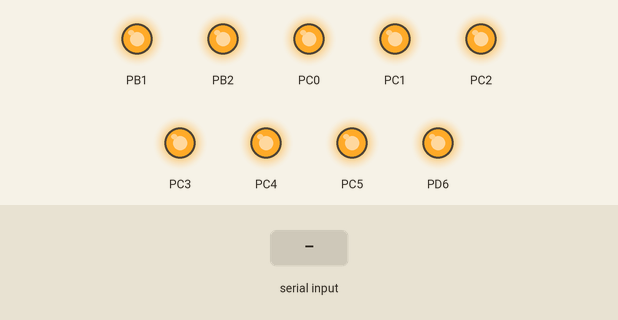
Recording of a program running on a simulated ATmega328P, built with avr-gcc and emulated at 16 MHz. Shown: output pins drawn as LEDs (lit = HIGH). The test bench sets the inputs (shaded band).

Above: at 1.2 s.
1.3 s: "." received over Serial
At 1.6 s:
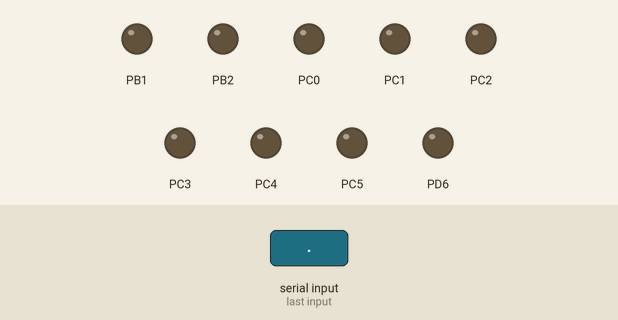
Timing chart, 0 to 4.3 s (numbered marks = the images above; inputs shaded):
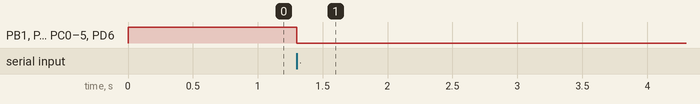

The program:

main.cpp
```cpp
#define __AVR_ATmega328P__
#define F_CPU 16000000UL

#include <avr/io.h>
#include <util/delay.h>
#include <string.h>
#include <avr/interrupt.h>

using namespace std;

void setupSerial(long baud, long cpu_freq);
void sendChar(char val);
void sendArray(char array[]);
char readChar();
char readString();
void setupPWM();
int readInt();

volatile char temp_num[4];
volatile bool read_flag = 0;
volatile char global_char = '0';

int duty_cycle = 255;

int main(){
    //Enable interrupts
    SREG = (1 << SREG_I);

    //Set up serial and PWM
    setupSerial(9600, F_CPU);
    setupPWM();


    //Set pins on PORTC as output
    DDRC = 0x3F;

    //Set pins on PORTB as output
    DDRB = (1 << DDB1) | (1 << DDB2);


    //Set OC0A to output
    DDRD = (1 << DDD6);


    while(1){
        //If full number is available
        if(read_flag){
            duty_cycle = readInt();
            read_flag = 0;
        }

        //Set LED's
        PORTC = duty_cycle >> 2;
        PORTB = (duty_cycle << 1) & 0x6;

        //Set duty cycle
        OCR0A = duty_cycle;
    }

    return 0;
}

int readInt(){
    int temp_duty_cycle = 0;

    int index = 0;

    while(temp_num[index] != '.'){
        //Read and convert to integer
        int num = (int)temp_num[index] - '0';

        temp_duty_cycle *= 10;
        temp_duty_cycle += num;
        index++;
    }

    return temp_duty_cycle;
}

void sendChar(char val){
    UDR0 = val;

    //Wait until data has been transmitted
    while (!(UCSR0A & (1<<UDRE0)));
}

void sendArray(char array[]){
    for(int i = 0; i < strlen(array); i++){
        sendChar(array[i]);
    }
}

void setupSerial(long baud, long cpu_freq){
    int ubr_calc = cpu_freq/16/baud-1;

    //Set up baud rate
    UBRR0H = (ubr_calc >> 8);
    UBRR0L = ubr_calc;

    //Enable USART transmitter
    //Enable USART receiver
    UCSR0B = (1 << TXEN0) | (1 << RXEN0) | (1 << RXCIE0);

    //Set up 8-bit dataframe
    UCSR0C = (1 << UCSZ01) | (1 << UCSZ00);
}

//Receive interrupt routine
ISR(USART_RX_vect){
    //Counter that chooses position in array
    static int counter = 0;

    //Read char from serial
    char temp_char = UDR0;

    //Set char in array
    temp_num[counter] = temp_char;

    //Check if "end" char has been sent
    if(temp_char == '.'){
        //Reset counter
        counter = 0;
        //Set global read flag
        read_flag = 1;
        return;
    }

    //Increment counter
    counter ++;
}

//Sets up PWM on OC0A and OC0B
void setupPWM(){

    //Clear OC0A on compare match, set OC0A at BOTTOM,(non-inverting PWM mode)
    //Clear OC0B on compare match, set OC0B at BOTTOM,(non-inverting PWM mode)
    //Set "waveform generation mode" to fast PWM
    TCCR0A |= (1 << COM0A1) | (1 << COM0B1) | (1 << WGM00) | (1 << WGM01);

    //Enable clock with no prescaling
    TCCR0B |= (1 << CS00);
}
```

Measured:
- after the input at 1.3 s, PB1, PB2, PC0–5, PD6: HIGH → LOW at once
